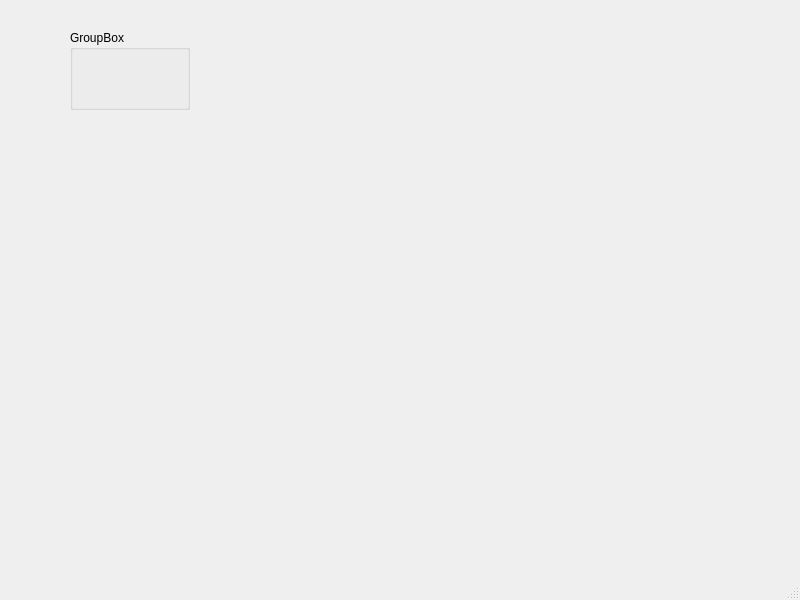
<?xml version="1.0" encoding="UTF-8"?>
<ui version="4.0">
 <class>MainWindow</class>
 <widget class="QMainWindow" name="MainWindow">
  <property name="geometry">
   <rect>
    <x>0</x>
    <y>0</y>
    <width>800</width>
    <height>600</height>
   </rect>
  </property>
  <property name="windowTitle">
   <string>MainWindow</string>
  </property>
  <widget class="QWidget" name="centralwidget">
   <widget class="QGroupBox" name="groupBox_2">
    <property name="geometry">
     <rect>
      <x>70</x>
      <y>30</y>
      <width>120</width>
      <height>80</height>
     </rect>
    </property>
    <property name="title">
     <string>GroupBox</string>
    </property>
   </widget>
   <widget class="QWidget" name="gridLayoutWidget">
    <property name="geometry">
     <rect>
      <x>370</x>
      <y>100</y>
      <width>160</width>
      <height>80</height>
     </rect>
    </property>
    <layout class="QGridLayout" name="gridLayout"/>
   </widget>
  </widget>
  <widget class="QStatusBar" name="statusbar"/>
  <widget class="QMenuBar" name="menubar">
   <property name="geometry">
    <rect>
     <x>0</x>
     <y>0</y>
     <width>800</width>
     <height>30</height>
    </rect>
   </property>
  </widget>
 </widget>
 <resources/>
 <connections/>
</ui>
